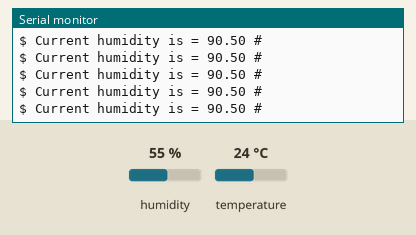
This sketch was run on a simulated Arduino Uno, built with avr-gcc and run on an emulated ATmega328P. Shown: the last lines printed to the serial monitor. The test bench sets the inputs (shaded band); at power-on: humidity 55 %, temperature 24 °C.

Above: at 1.7 s.
1.8 s: humidity set to 22 %
At 1.92 s:
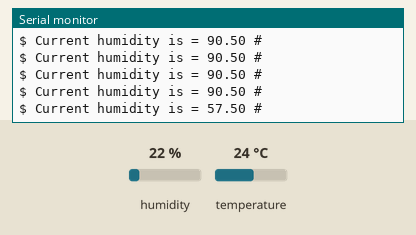
3.3 s: humidity set to 68 %
At 3.32 s:
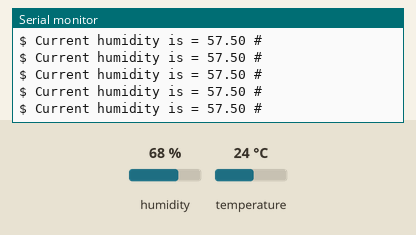
Timing chart, 0 to 6.3 s (numbered marks = the images above; inputs shaded):
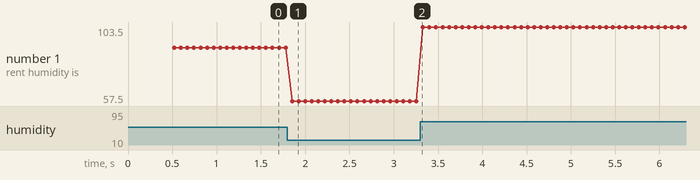

The sketch:

temp_hum.ino
```cpp
#include <dht.h>
#define dht_dpin A1
dht DHT;
void setup(){
  Serial.begin(9600);
  delay(500);
  //Serial.println("Humidity and temperature\n\n");
  //delay(1000);
}
void loop()
{
  DHT.read11(dht_dpin);

    Serial.print("$ Current humidity is = ");
    Serial.print(DHT.humidity+35.5);
    Serial.println(" #");
    //Serial.print("temperature = ");
  //  Serial.print(DHT.temperature+26.5);
  //  Serial.println("C  ");
  delay(50);
}
```

Measured:
- after the input at 1.8 s, the serial monitor: prints a new line after 0.05 s (image 1)
- plotted number 1: 90.5 → 57.5 after the input at 1.8 s, 57.5 → 103.5 after the input at 3.3 s
